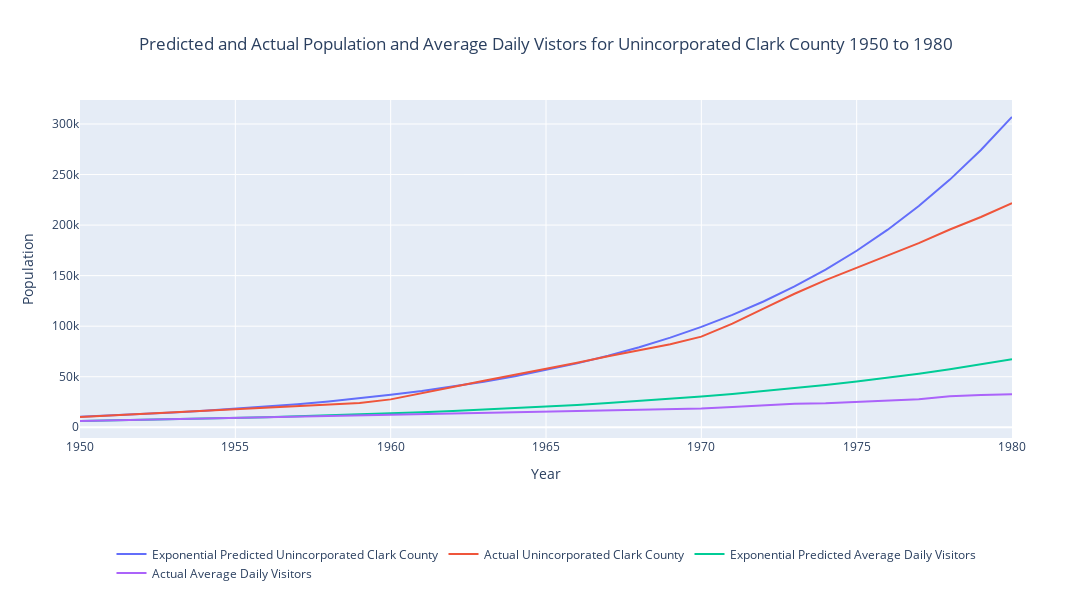

Notebook code cell kept with this figure:
### Markdown cell above
Here is a graph showing an exponential comparison to the data.

### Code cell
Population1950to1980_Merged = pd.merge(
    Population1950to1980_Predicted.reset_index(),
    Population1950to1980.reset_index(),
    on="Year",
    how="outer"   # or 'inner' depending on whether you want all years or only common years
)
# Reshape wide → long for Plotly (all airlines in one column)
df_long = Population1950to1980_Merged.melt(id_vars='Year', 
                           value_vars=['Exponential Predicted Unincorporated Clark County',
                                       'Actual Unincorporated Clark County','Exponential Predicted Average Daily Visitors', 'Actual Average Daily Visitors'], 
                           var_name='Area', value_name='Population')

fig = px.line(
    df_long,
    x='Year', y='Population', color="Area",
    title="Predicted and Actual Population and Average Daily Vistors for Unincorporated Clark County 1950 to 1980",
    labels={'Population' : "Population"}
)

fig.update_traces(
    hovertemplate=(
        "Area = %{fullData.name}<br>"
        "Year = %{x}<br>"
        "Population = %{y:,}"
        "<extra></extra>"
    )
)

fig.update_layout(
    width=1200, height=600,
    yaxis_title="Population",
    #this puts the legend on the bottom
    legend=dict(
        title=dict(text="", side='top center'),  # legend title above items
        orientation="h",     # horizontal layout
        yanchor="top",
        y=-0.3,              # push below chart
        xanchor="center",
        x=0.5
    ),
    #centers the title
    title=dict(
        text="Predicted and Actual Population and Average Daily Vistors for Unincorporated Clark County 1950 to 1980",
        x=0.5,  # 0=left, 0.5=center, 1=right
        xanchor="center"
    )
)


fig.show()
#Population1950to1955

### Figure 1 — Plotly figure (JSON) as saved in the notebook; plotly's stock layout.template omitted (floating-point values rounded to 4 significant figures)
{"data": [{"hovertemplate": "Area = %{fullData.name}<br>Year = %{x}<br>Population = %{y:,}<extra></extra>", "legendgroup": "Exponential Predicted Unincorporated Clark County", "line": {"color": "#636efa", "dash": "solid"}, "marker": {"symbol": "circle"}, "mode": "lines", "name": "Exponential Predicted Unincorporated Clark County", "orientation": "v", "showlegend": true, "type": "scatter", "x": [1950, 1951, 1952, 1953, 1954, 1955, 1956, 1957, 1958, 1959, 1960, 1961, 1962, 1963, 1964, 1965, 1966, 1967, 1968, 1969, 1970, 1971, 1972, 1973, 1974, 1975, 1976, 1977, 1978, 1979, 1980], "xaxis": "x", "y": [10385, 11626, 13016, 14571, 16312, 18262, 20444, 22887, 25622, 28684, 32112, 35949, 40245, 45054, 50438, 56465, 63213, 70767, 79224, 88691, 99289, 111154, 124437, 139307, 155954, 174590, 195454, 218810, 244957, 274229, 306999], "yaxis": "y"}, {"hovertemplate": "Area = %{fullData.name}<br>Year = %{x}<br>Population = %{y:,}<extra></extra>", "legendgroup": "Actual Unincorporated Clark County", "line": {"color": "#EF553B", "dash": "solid"}, "marker": {"symbol": "circle"}, "mode": "lines", "name": "Actual Unincorporated Clark County", "orientation": "v", "showlegend": true, "type": "scatter", "x": [1950, 1951, 1952, 1953, 1954, 1955, 1956, 1957, 1958, 1959, 1960, 1961, 1962, 1963, 1964, 1965, 1966, 1967, 1968, 1969, 1970, 1971, 1972, 1973, 1974, 1975, 1976, 1977, 1978, 1979, 1980], "xaxis": "x", "y": [10170, 11689, 13206, 14822, 16412, 17866, 19766, 21242, 22671, 24111, 27605, 33407, 39846, 45939, 51739, 57536, 63925, 70197, 75916, 82148, 89667, 102601, 117442, 132101, 145631, 158037, 169690, 182152, 195652, 208003, 221721], "yaxis": "y"}, {"hovertemplate": "Area = %{fullData.name}<br>Year = %{x}<br>Population = %{y:,}<extra></extra>", "legendgroup": "Exponential Predicted Average Daily Visitors", "line": {"color": "#00cc96", "dash": "solid"}, "marker": {"symbol": "circle"}, "mode": "lines", "name": "Exponential Predicted Average Daily Visitors", "orientation": "v", "showlegend": true, "type": "scatter", "x": [1950, 1951, 1952, 1953, 1954, 1955, 1956, 1957, 1958, 1959, 1960, 1961, 1962, 1963, 1964, 1965, 1966, 1967, 1968, 1969, 1970, 1971, 1972, 1973, 1974, 1975, 1976, 1977, 1978, 1979, 1980], "xaxis": "x", "y": [6188, 6700, 7255, 7856, 8507, 9212, 9975, 10801, 11696, 12665, 13714, 14850, 16080, 17412, 18854, 20416, 22107, 23938, 25921, 28068, 30393, 32911, 35637, 38589, 41786, 45247, 48995, 53053, 57448, 62206, 67359], "yaxis": "y"}, {"hovertemplate": "Area = %{fullData.name}<br>Year = %{x}<br>Population = %{y:,}<extra></extra>", "legendgroup": "Actual Average Daily Visitors", "line": {"color": "#ab63fa", "dash": "solid"}, "marker": {"symbol": "circle"}, "mode": "lines", "name": "Actual Average Daily Visitors", "orientation": "v", "showlegend": true, "type": "scatter", "x": [1950, 1951, 1952, 1953, 1954, 1955, 1956, 1957, 1958, 1959, 1960, 1961, 1962, 1963, 1964, 1965, 1966, 1967, 1968, 1969, 1970, 1971, 1972, 1973, 1974, 1975, 1976, 1977, 1978, 1979, 1980], "xaxis": "x", "y": [6120, 6720, 7320, 7920, 8520, 9120, 9720, 10320, 10920, 11520, 12120, 12720, 13320, 13920, 14520, 15120, 15720, 16320, 16920, 17520, 18596, 20169, 21734, 23218, 23739, 25072, 26692, 27773, 30625, 32044, 32627], "yaxis": "y"}], "layout": {"height": 600, "legend": {"orientation": "h", "title": {"side": "top center", "text": ""}, "tracegroupgap": 0, "x": 0.5, "xanchor": "center", "y": -0.3, "yanchor": "top"}, "title": {"text": "Predicted and Actual Population and Average Daily Vistors for Unincorporated Clark County 1950 to 1980", "x": 0.5, "xanchor": "center"}, "width": 1200, "xaxis": {"anchor": "y", "domain": [0, 1], "title": {"text": "Year"}}, "yaxis": {"anchor": "x", "domain": [0, 1], "title": {"text": "Population"}}}}
